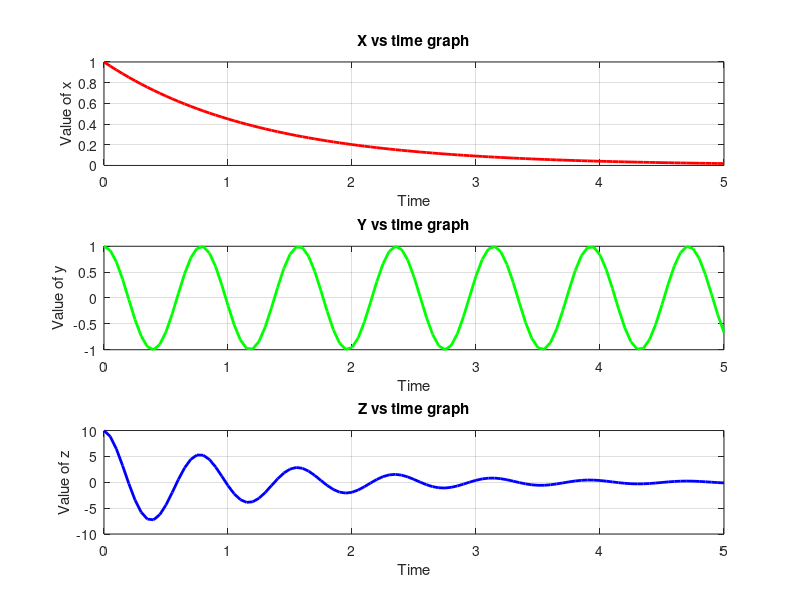

The MATLAB script that drew this image:
clc;
clear;
close all;

%{
 Exercise 7: Use subplot plot x, y and z of Exercise 6 on separate axes in the same Figure window, 
one above the other. 
%}

% Define the range of t values
t = 0:0.05:5.0;

% Compute the functions
x = exp(-0.8 .* t);
y = cos(8 .* t);
z = 10 .* x .* y;

 

% Subplot 1: x
subplot(3, 1, 1); % 3 rows, 1 column, plot in the first subplot
plot(t, x);
plot(t, x, 'r', 'LineWidth', 2);
title('X vs time graph');
xlabel('Time');
ylabel('Value of x');
grid on;

% Subplot 2: y
subplot(3, 1, 2); % 3 rows, 1 column, plot in the second subplot
plot(t, y, 'g', 'LineWidth', 2);
title('Y vs time graph');
xlabel('Time');
ylabel('Value of y');
grid on;

% Subplot 3: z
subplot(3, 1, 3); % 3 rows, 1 column, plot in the third subplot
plot(t, z, 'b', 'LineWidth', 2);
title('Z vs time graph');
xlabel('Time');
ylabel('Value of z');
grid on;
